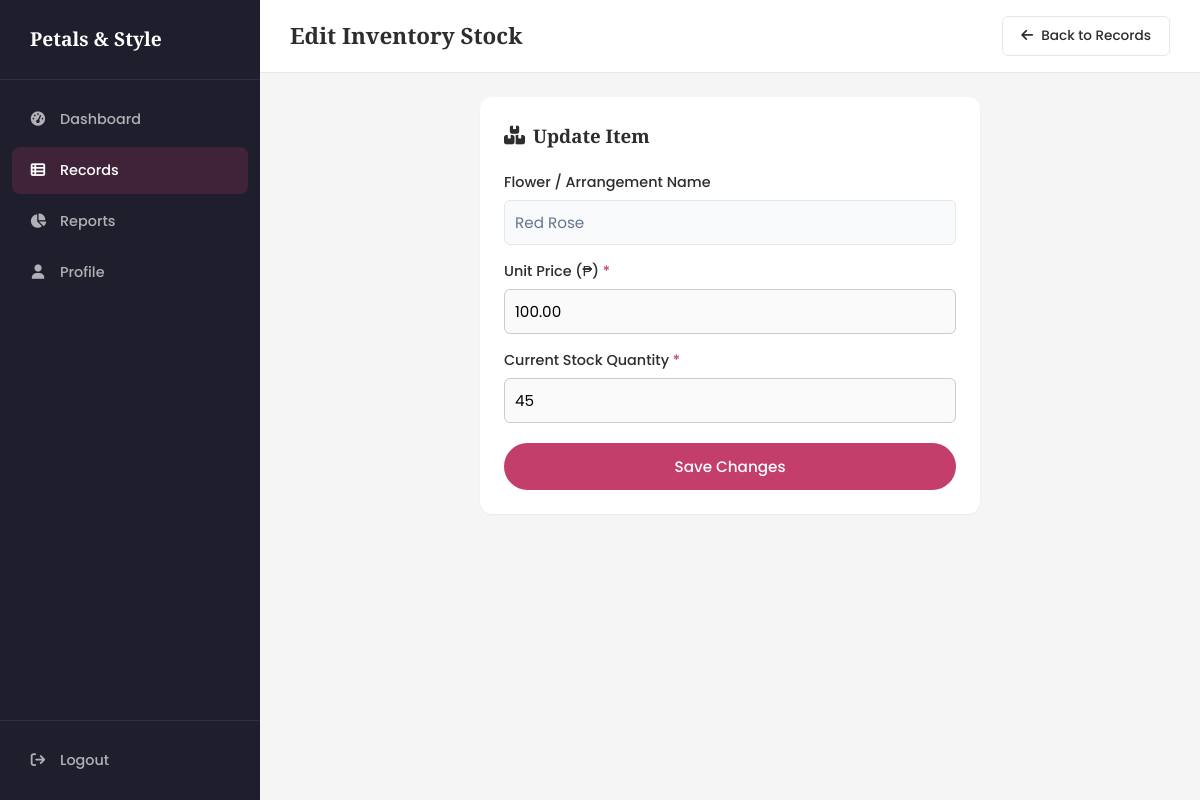
Screenshot of /edit_stock.php?id=1 (signed in) with the database file from the repository.
### tables this page shows
CREATE TABLE `tbl_flowers` (
  `flower_id` int(11) NOT NULL AUTO_INCREMENT,
  `flower_name` varchar(100) NOT NULL,
  `category_id` int(11) DEFAULT NULL,
  `price` decimal(10,2) NOT NULL,
  `stock_qty` int(11) DEFAULT 0,
  PRIMARY KEY (`flower_id`),
  KEY `category_id` (`category_id`),
  CONSTRAINT `tbl_flowers_ibfk_1` FOREIGN KEY (`category_id`) REFERENCES `tbl_categories` (`category_id`) ON DELETE SET NULL
);

### edit_stock.php (the view, shortened to what this page needs)
<?php
require_once 'db.php';
$flower_data = null;
if (isset($_GET['id'])) {
    $flower_id = (int)$_GET['id'];
    $result = $conn->query("SELECT * FROM tbl_flowers WHERE flower_id = $flower_id");
    if ($result && $result->num_rows > 0) {
        $flower_data = $result->fetch_assoc();
    } else {
        $error = "Item not found in database.";
    }
} else {
    header("Location: records.php");
    exit();
}
?>
<!DOCTYPE html>
<html lang="en">
<head>
    <link rel="stylesheet" href="css/style.css">
    <link rel="stylesheet" href="https://cdnjs.cloudflare.com/ajax/libs/font-awesome/6.4.0/css/all.min.css">
</head>
<body class="system-page">
    <div class="system-layout">
        <aside class="sidebar" id="sidebar">
            <div class="sidebar__brand">
                <span>Petals & Style</span>
            </div>
            <nav class="sidebar__nav">
                <a href="dashboard.php" class="sidebar__link"><i class="fa-solid fa-gauge-high"></i> Dashboard</a>
                <a href="records.php" class="sidebar__link active"><i class="fa-solid fa-table-list"></i> Records</a>
                <a href="reports.php" class="sidebar__link"><i class="fa-solid fa-chart-pie"></i> Reports</a>
                <a href="profile.php" class="sidebar__link"><i class="fa-solid fa-user"></i> Profile</a>
            </nav>
            <div class="sidebar__footer">
                <a href="logout.php" class="sidebar__link"><i class="fa-solid fa-arrow-right-from-bracket"></i> Logout</a>
            </div>
        </aside>
        <main class="system-main">
            <header class="system-header">
                <h2>Edit Inventory Stock</h2>
                <div class="system-header__actions">
                    <a href="records.php" class="btn btn--outline-sm"><i class="fa-solid fa-arrow-left"></i> Back to Records</a>
                </div>
            </header>
            <div class="system-content">
                <div class="dashboard-card" style="max-width: 500px; margin: 0 auto;">
                    <h3 style="margin-bottom: 20px;"><i class="fa-solid fa-boxes-stacked"></i> Update Item</h3>
                    <?php if($flower_data): ?>
                    <form method="POST" action="">
                        <div class="form-group" style="margin-bottom: 15px;">
                            <label>Flower / Arrangement Name</label>
                            <input type="text" value="<?php echo htmlspecialchars($flower_data['flower_name']); ?>" disabled style="width: 100%; padding: 10px; border-radius: 6px; border: 1px solid #e2e8f0; background: #f8fafc; color: #64748b;">
                        </div>
                        <div class="form-group" style="margin-bottom: 15px;">
                            <label>Unit Price (₱) <span class="required">*</span></label>
                            <input type="number" step="0.01" min="0" name="price" value="<?php echo $flower_data['price']; ?>" required style="width: 100%; padding: 10px; border-radius: 6px; border: 1px solid #ccc;">
                        </div>
                        <div class="form-group" style="margin-bottom: 20px;">
                            <label>Current Stock Quantity <span class="required">*</span></label>
                            <input type="number" min="0" name="stock_qty" value="<?php echo $flower_data['stock_qty']; ?>" required style="width: 100%; padding: 10px; border-radius: 6px; border: 1px solid #ccc;">
                        </div>
                        <button type="submit" class="btn btn--primary btn--full">Save Changes</button>
                    </form>
                    <?php endif; ?>
                </div>
            </div>
        </main>
    </div>
</body>
</html>

### css/style.css (style rules this page uses)
:root { --primary: #c43e6b; --primary-dark: #a83257; --secondary: #2d6a4f; --accent: #f4a261; --bg-cream: #fefaf6; --bg-white: #ffffff; --text-dark: #2d2d2d; --text-muted: #6b7280; --text-light: #f8f9fa; --border: #e5e7eb; --shadow-sm: 0 1px 2px rgba(0,0,0,0.05); --shadow: 0 4px 20px rgba(0,0,0,0.08); --shadow-lg: 0 10px 40px rgba(0,0,0,0.12); --radius: 12px; --radius-sm: 8px; --transition: 0.2s ease; --font-serif: 'Playfair Display', Georgia, serif; --font-sans: 'Poppins', sans-serif; --sidebar-width: 260px; }
*, *::before, *::after { box-sizing: border-box; margin: 0; padding: 0; }
html { scroll-behavior: smooth; }
body { font-family: var(--font-sans); color: var(--text-dark); background-color: var(--bg-cream); line-height: 1.6; -webkit-font-smoothing: antialiased; }
a { text-decoration: none; color: inherit; }
.btn { display: inline-flex; align-items: center; gap: 8px; padding: 12px 28px; font-family: var(--font-sans); font-weight: 500; font-size: 0.95rem; border-radius: 50px; border: none; cursor: pointer; transition: all var(--transition); }
.btn--primary { background: var(--primary); color: #fff; }
.btn--outline-sm { background: transparent; border: 1.5px solid var(--border); color: var(--text-dark); padding: 8px 18px; font-size: 0.85rem; border-radius: 6px; }
.btn--full { width: 100%; justify-content: center; }
.form-group { margin-bottom: 20px; }
.form-group label { display: block; font-weight: 500; font-size: 0.9rem; margin-bottom: 6px; color: var(--text-dark); }
.form-group input, .form-group textarea, .form-group select { width: 100%; padding: 12px 16px; border: 1.5px solid var(--border); border-radius: var(--radius-sm); font-family: var(--font-sans); font-size: 0.95rem; transition: border-color var(--transition); background: #fafafa; }
.required { color: var(--primary); }
.system-page { background: #f5f5f5; min-height: 100vh; }
.system-layout { display: flex; min-height: 100vh; }
.sidebar { width: var(--sidebar-width); background: #1e1e2d; color: #fff; display: flex; flex-direction: column; position: fixed; top: 0; left: 0; bottom: 0; z-index: 100; transition: transform 0.3s ease; }
.sidebar__brand { display: flex; align-items: center; gap: 10px; padding: 24px 20px; font-family: var(--font-serif); font-size: 1.2rem; font-weight: 700; border-bottom: 1px solid rgba(255,255,255,0.08); }
.sidebar__nav { flex: 1; padding: 16px 12px; display: flex; flex-direction: column; gap: 4px; }
.sidebar__link { display: flex; align-items: center; gap: 12px; padding: 12px 16px; border-radius: 8px; color: rgba(255,255,255,0.65); font-weight: 500; font-size: 0.9rem; transition: all var(--transition); }
.sidebar__link:hover, .sidebar__link.active { background: rgba(196,62,107,0.2); color: #fff; }
.sidebar__link i { width: 20px; text-align: center; }
.sidebar__footer { padding: 16px 12px; border-top: 1px solid rgba(255,255,255,0.08); }
.system-main { flex: 1; margin-left: var(--sidebar-width); padding: 0; }
.system-header { background: #fff; padding: 16px 30px; display: flex; align-items: center; gap: 20px; border-bottom: 1px solid var(--border); position: sticky; top: 0; z-index: 50; }
.system-header h2 { flex: 1; font-family: var(--font-serif); font-size: 1.4rem; }
.system-header__actions { display: flex; align-items: center; gap: 16px; }
.system-content { padding: 24px 30px; }
.dashboard-card { background: #fff; border-radius: var(--radius); padding: 24px; box-shadow: var(--shadow-sm); }
.dashboard-card h3 { font-family: var(--font-serif); margin-bottom: 16px; display: flex; align-items: center; gap: 8px; }

### rows the page displays
tbl_flowers: flower_name "Red Rose", price "100.00", stock_qty "45"
